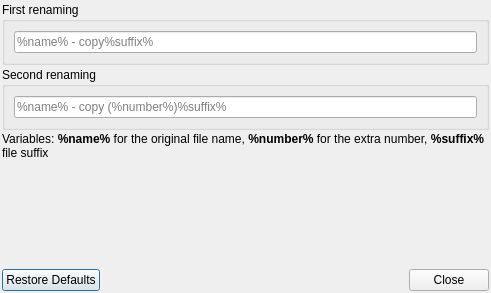
<?xml version="1.0" encoding="UTF-8"?>
<ui version="4.0">
 <class>RenamingRules</class>
 <widget class="QDialog" name="RenamingRules">
  <property name="geometry">
   <rect>
    <x>0</x>
    <y>0</y>
    <width>491</width>
    <height>293</height>
   </rect>
  </property>
  <property name="windowTitle">
   <string>Renaming rules</string>
  </property>
  <layout class="QVBoxLayout" name="verticalLayout_3">
   <property name="spacing">
    <number>2</number>
   </property>
   <property name="leftMargin">
    <number>2</number>
   </property>
   <property name="topMargin">
    <number>2</number>
   </property>
   <property name="rightMargin">
    <number>2</number>
   </property>
   <property name="bottomMargin">
    <number>2</number>
   </property>
   <item>
    <widget class="QGroupBox" name="groupBox">
     <property name="title">
      <string>First renaming</string>
     </property>
     <layout class="QVBoxLayout" name="verticalLayout">
      <item>
       <widget class="QLineEdit" name="firstRenamingRule">
        <property name="placeholderText">
         <string extracomment="%name% should not be translated">%name% - copy%suffix%</string>
        </property>
       </widget>
      </item>
     </layout>
    </widget>
   </item>
   <item>
    <widget class="QGroupBox" name="groupBox_2">
     <property name="title">
      <string>Second renaming</string>
     </property>
     <layout class="QVBoxLayout" name="verticalLayout_2">
      <item>
       <widget class="QLineEdit" name="otherRenamingRule">
        <property name="placeholderText">
         <string extracomment="%name%, %number% should not be translated">%name% - copy (%number%)%suffix%</string>
        </property>
       </widget>
      </item>
     </layout>
    </widget>
   </item>
   <item>
    <widget class="QLabel" name="label_4">
     <property name="text">
      <string extracomment="%name%, %number% should not be translated">&lt;html&gt;&lt;head/&gt;&lt;body&gt;&lt;p&gt;Variables: &lt;span style=&quot; font-weight:600;&quot;&gt;%name%&lt;/span&gt; for the original file name, &lt;span style=&quot; font-weight:600;&quot;&gt;%number%&lt;/span&gt; for the extra number, &lt;span style=&quot; font-weight:600;&quot;&gt;%suffix%&lt;/span&gt; file suffix&lt;/p&gt;&lt;/body&gt;&lt;/html&gt;</string>
     </property>
     <property name="wordWrap">
      <bool>true</bool>
     </property>
    </widget>
   </item>
   <item>
    <spacer name="verticalSpacer">
     <property name="orientation">
      <enum>Qt::Vertical</enum>
     </property>
     <property name="sizeHint" stdset="0">
      <size>
       <width>20</width>
       <height>1</height>
      </size>
     </property>
    </spacer>
   </item>
   <item>
    <widget class="QDialogButtonBox" name="buttonBox">
     <property name="orientation">
      <enum>Qt::Horizontal</enum>
     </property>
     <property name="standardButtons">
      <set>QDialogButtonBox::Close|QDialogButtonBox::RestoreDefaults</set>
     </property>
    </widget>
   </item>
  </layout>
 </widget>
 <resources/>
 <connections>
  <connection>
   <sender>buttonBox</sender>
   <signal>accepted()</signal>
   <receiver>RenamingRules</receiver>
   <slot>accept()</slot>
   <hints>
    <hint type="sourcelabel">
     <x>248</x>
     <y>254</y>
    </hint>
    <hint type="destinationlabel">
     <x>157</x>
     <y>274</y>
    </hint>
   </hints>
  </connection>
  <connection>
   <sender>buttonBox</sender>
   <signal>rejected()</signal>
   <receiver>RenamingRules</receiver>
   <slot>reject()</slot>
   <hints>
    <hint type="sourcelabel">
     <x>316</x>
     <y>260</y>
    </hint>
    <hint type="destinationlabel">
     <x>286</x>
     <y>274</y>
    </hint>
   </hints>
  </connection>
 </connections>
</ui>
